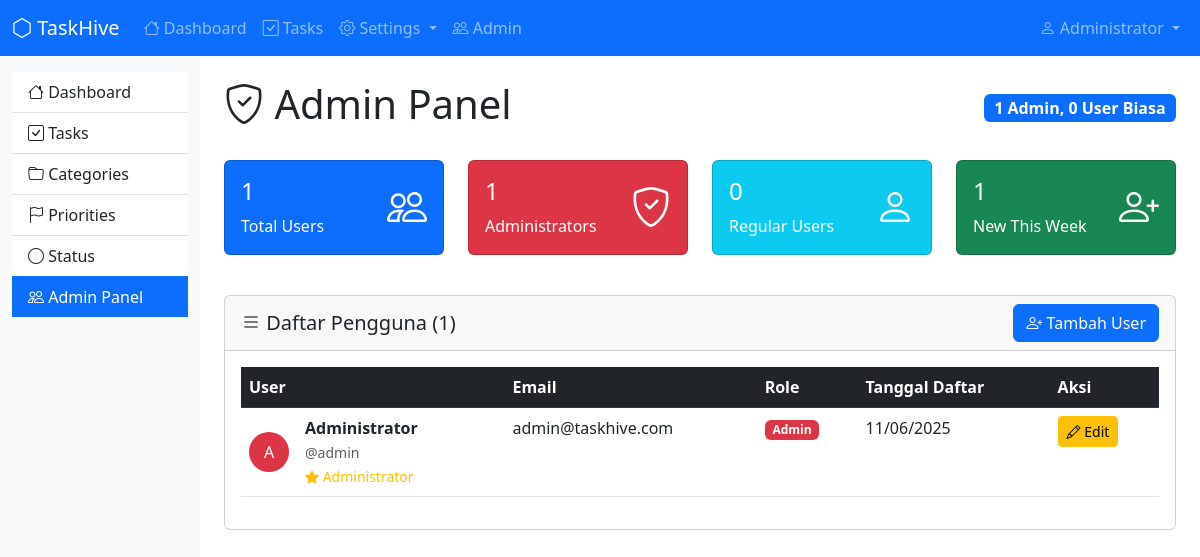
/admin/index.php (signed in), run on the app's committed database.
### tables this page shows
CREATE TABLE users (
    id INT PRIMARY KEY AUTO_INCREMENT,
    username VARCHAR(50) UNIQUE NOT NULL,
    email VARCHAR(100) UNIQUE NOT NULL,
    password VARCHAR(255) NOT NULL,
    full_name VARCHAR(100) NOT NULL,
    role ENUM('admin', 'user') DEFAULT 'user',
    profile_picture VARCHAR(255) NULL,
    created_at TIMESTAMP DEFAULT CURRENT_TIMESTAMP,
    updated_at TIMESTAMP DEFAULT CURRENT_TIMESTAMP ON UPDATE CURRENT_TIMESTAMP
);

### admin/index.php (the view, shortened to what this page needs)
<?php
include '../config/db.php';
$base_path = '../';
include '../includes/header.php';
$total_users = mysqli_fetch_assoc(mysqli_query($conn, "SELECT COUNT(*) as count FROM users"))['count'];
$total_admins = mysqli_fetch_assoc(mysqli_query($conn, "SELECT COUNT(*) as count FROM users WHERE role = 'admin'"))['count'];
$total_regular_users = $total_users - $total_admins;
$recent_users = mysqli_fetch_assoc(mysqli_query($conn, "SELECT COUNT(*) as count FROM users WHERE created_at >= DATE_SUB(NOW(), INTERVAL 7 DAY)"))['count'];
?>
<div class="container-fluid">
    <div class="row">
        <div class="col-md-3 col-lg-2 bg-light min-vh-100">
            <div class="list-group list-group-flush mt-3">
                <a href="../dashboard.php" class="list-group-item list-group-item-action">
                    <i class="bi bi-house"></i> Dashboard
                </a>
                <a href="../tasks/index.php" class="list-group-item list-group-item-action">
                    <i class="bi bi-check-square"></i> Tasks
                </a>
                <a href="../categories/index.php" class="list-group-item list-group-item-action">
                    <i class="bi bi-folder"></i> Categories
                </a>
                <a href="../priorities/index.php" class="list-group-item list-group-item-action">
                    <i class="bi bi-flag"></i> Priorities
                </a>
                <a href="../status/index.php" class="list-group-item list-group-item-action">
                    <i class="bi bi-circle"></i> Status
                </a>
                <a href="index.php" class="list-group-item list-group-item-action active">
                    <i class="bi bi-people"></i> Admin Panel
                </a>
            </div>
        </div>
        <div class="col-md-9 col-lg-10">
            <div class="container-fluid py-4">
                <div class="d-flex justify-content-between align-items-center mb-4">
                    <h1><i class="bi bi-shield-check"></i> Admin Panel</h1>
                    <div class="badge bg-primary fs-6"><?php echo $total_admins; ?> Admin, <?php echo $total_regular_users; ?> User Biasa</div>
                </div>
                <div class="row mb-4">
                    <div class="col-md-3 mb-3">
                        <div class="card bg-primary text-white">
                            <div class="card-body">
                                <div class="d-flex justify-content-between">
                                    <div>
                                        <h4><?php echo $total_users; ?></h4>
                                        <p class="mb-0">Total Users</p>
                                    </div>
                                    <div class="align-self-center">
                                        <i class="bi bi-people fs-1"></i>
                                    </div>
                                </div>
                            </div>
                        </div>
                    </div>
                    <div class="col-md-3 mb-3">
                        <div class="card bg-danger text-white">
                            <div class="card-body">
                                <div class="d-flex justify-content-between">
                                    <div>
                                        <h4><?php echo $total_admins; ?></h4>
                                        <p class="mb-0">Administrators</p>
                                    </div>
                                    <div class="align-self-center">
                                        <i class="bi bi-shield-check fs-1"></i>
                                    </div>
                                </div>
                            </div>
                        </div>
                    </div>
                    <div class="col-md-3 mb-3">
                        <div class="card bg-info text-white">
                            <div class="card-body">
                                <div class="d-flex justify-content-between">
                                    <div>
                                        <h4><?php echo $total_regular_users; ?></h4>
                                        <p class="mb-0">Regular Users</p>
                                    </div>
                                    <div class="align-self-center">
                                        <i class="bi bi-person fs-1"></i>
                                    </div>
                                </div>
                            </div>
                        </div>
                    </div>
                    <div class="col-md-3 mb-3">
                        <div class="card bg-success text-white">
                            <div class="card-body">
                                <div class="d-flex justify-content-between">
                                    <div>
                                        <h4><?php echo $recent_users; ?></h4>
                                        <p class="mb-0">New This Week</p>
                                    </div>
                                    <div class="align-self-center">
                                        <i class="bi bi-person-plus fs-1"></i>
                                    </div>
                                </div>
                            </div>
                        </div>
                    </div>
                </div>
                <div class="card">
                    <div class="card-header d-flex justify-content-between align-items-center">
                        <h5 class="mb-0"><i class="bi bi-list"></i> Daftar Pengguna (<?php echo $total_users; ?>)</h5>
                        <a href="create.php" class="btn btn-primary">
                            <i class="bi bi-person-plus"></i> Tambah User
                        </a>
                    </div>
                    <div class="card-body">
                        <?php
                        $users_query = "SELECT * FROM users ORDER BY created_at DESC";
                        $users_result = mysqli_query($conn, $users_query);
                        if (mysqli_num_rows($users_result) > 0):
                        ?>
                        <div class="table-responsive">
                            <table class="table table-hover">
                                <thead class="table-dark">
                                    <tr>
                                        <th>User</th>
                                        <th>Email</th>
                                        <th>Role</th>
                                        <th>Tanggal Daftar</th>
                                        <th>Aksi</th>
                                    </tr>
                                </thead>
                                <tbody>
                                    <?php while ($user = mysqli_fetch_assoc($users_result)): ?>
                                    <tr>
                                        <td>
                                            <div class="d-flex align-items-center">
                                                <div class="me-3">
                                                    <?php if ($user['profile_picture']): ?>
                                                        <img src="../uploads/<?php echo $user['profile_picture']; ?>"
                                                             alt="Profile" class="rounded-circle"
                                                             style="width: 40px; height: 40px; object-fit: cover;">
                                                    <?php else: ?>
                                                        <div class="rounded-circle bg-<?php echo $user['role'] == 'admin' ? 'danger' : 'primary'; ?> text-white d-flex align-items-center justify-content-center"
                                                             style="width: 40px; height: 40px;">
                                                            <?php echo strtoupper(substr($user['full_name'], 0, 1)); ?>
                                                        </div>
                                                    <?php endif; ?>
                                                </div>
                                                <div>
                                                    <strong><?php echo htmlspecialchars($user['full_name']); ?></strong>
                                                    <br><small class="text-muted">@<?php echo htmlspecialchars($user['username']); ?></small>
                                                    <?php if ($user['role'] == 'admin'): ?>
                                                        <br><small class="text-warning"><i class="bi bi-star-fill"></i> Administrator</small>
                                                    <?php else: ?>
                                                        <br><small class="text-info"><i class="bi bi-person"></i> User Biasa</small>
                                                    <?php endif; ?>
                                                </div>
                                            </div>
                                        </td>
                                        <td><?php echo htmlspecialchars($user['email']); ?></td>
                                        <td>
                                            <span class="badge bg-<?php echo $user['role'] == 'admin' ? 'danger' : 'primary'; ?>">
                                                <?php echo $user['role'] == 'admin' ? 'Admin' : 'User'; ?>
                                            </span>
                                        </td>
                                        <td><?php echo date('d/m/Y', strtotime($user['created_at'])); ?></td>
                                        <td>
                                            <a href="edit.php?id=<?php echo $user['id']; ?>" class="btn btn-warning btn-sm">
                                                <i class="bi bi-pencil"></i> Edit
                                            </a>
                                        </td>
                                    </tr>
                                    <?php endwhile; ?>
                                </tbody>
                            </table>
                        </div>
                        <?php endif; ?>
                    </div>
                </div>
            </div>
        </div>
    </div>
</div>
<?php include '../includes/footer.php'; ?>

### includes/header.php (shortened to what this page needs)
<!DOCTYPE html>
<html lang="en">
<head>
    <link href="https://cdn.jsdelivr.net/npm/bootstrap@5.3.0/dist/css/bootstrap.min.css" rel="stylesheet">
    <link href="https://cdn.jsdelivr.net/npm/bootstrap-icons@1.10.0/font/bootstrap-icons.css" rel="stylesheet">
</head>
<body>
    <nav class="navbar navbar-expand-lg navbar-dark bg-primary">
        <div class="container-fluid">
            <a class="navbar-brand" href="dashboard.php">
                <i class="bi bi-hexagon"></i> TaskHive
            </a>
            <div class="collapse navbar-collapse" id="navbarNav">
                <ul class="navbar-nav me-auto">
                    <li class="nav-item">
                        <a class="nav-link" href="<?php echo isset($base_path) ? $base_path : ' '; ?>dashboard.php">
                            <i class="bi bi-house"></i> Dashboard
                        </a>
                    </li>
                    <li class="nav-item">
                        <a class="nav-link" href="<?php echo isset($base_path) ? $base_path : ' '; ?>tasks/index.php">
                            <i class="bi bi-check-square"></i> Tasks
                        </a>
                    </li>
                    <li class="nav-item dropdown">
                        <a class="nav-link dropdown-toggle" href="#" role="button" data-bs-toggle="dropdown">
                            <i class="bi bi-gear"></i> Settings
                        </a>
                    </li>
                    <?php if ($_SESSION['role'] == 'admin'): ?>
                    <li class="nav-item">
                        <a class="nav-link" href="<?php echo isset($base_path) ? $base_path : ' '; ?>admin/index.php">
                            <i class="bi bi-people"></i> Admin
                        </a>
                    </li>
                    <?php endif; ?>
                </ul>
                <ul class="navbar-nav">
                    <li class="nav-item dropdown">
                        <a class="nav-link dropdown-toggle" href="#" role="button" data-bs-toggle="dropdown">
                            <i class="bi bi-person"></i> <?php echo $_SESSION['full_name']; ?>
                        </a>
                    </li>
                </ul>
            </div>
        </div>
    </nav>

### includes/footer.php (shortened to what this page needs)
</body>
</html>

### data on the page
users: full_name "A", full_name "Administrator", username "admin", role "admin" (drawn), email "admin@taskhive.com", created_at "11/06/2025"

### other printed values
$_SESSION['full_name'] "Administrator"
$total_admins "1"
$total_regular_users "0"
$total_users "1"
$recent_users "1"
